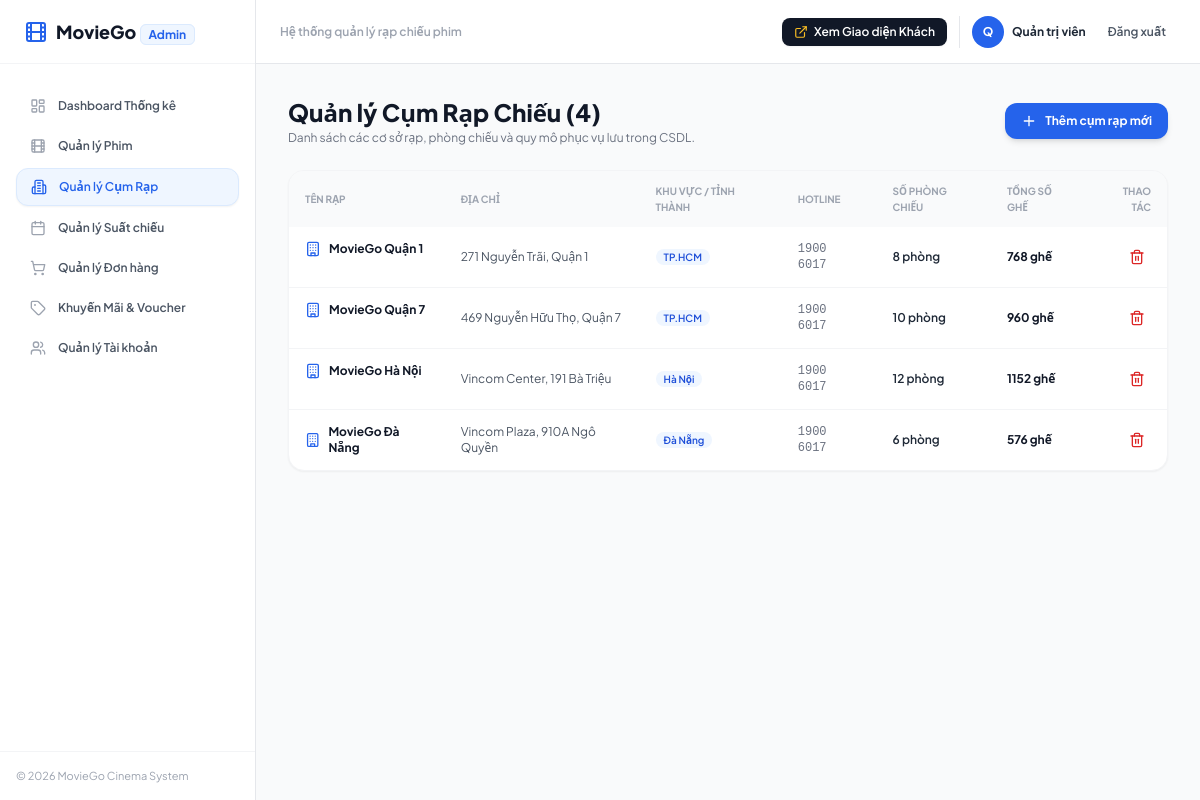
Screenshot of /admin/cinema/cinemas (signed in) with the database file from the repository.
### tables this page shows
CREATE TABLE users (
  id             INT UNSIGNED AUTO_INCREMENT PRIMARY KEY,
  full_name      VARCHAR(100) NOT NULL,
  email          VARCHAR(150) NOT NULL UNIQUE,
  phone          VARCHAR(20)  NULL,
  password_hash  VARCHAR(255) NOT NULL,
  role           ENUM('customer','admin') NOT NULL DEFAULT 'customer',
  points_balance INT UNSIGNED NOT NULL DEFAULT 0,
  total_spent    BIGINT UNSIGNED NOT NULL DEFAULT 0,
  created_at     TIMESTAMP NOT NULL DEFAULT CURRENT_TIMESTAMP
);

CREATE TABLE cinemas (
  id      INT UNSIGNED AUTO_INCREMENT PRIMARY KEY,
  name    VARCHAR(120) NOT NULL,
  address VARCHAR(255) NOT NULL,
  city    VARCHAR(60)  NOT NULL,
  phone   VARCHAR(20)  NULL
);

### app/Controllers/AdminCinemaController.php (called while the page is built, shortened)
<?php
class AdminCinemaController
{
    public function cinemas()
    {
        $pdo = Database::pdo();
        $cinemas = $pdo->query(
            "SELECT c.*, COUNT(DISTINCT sc.id) AS screens_count, COUNT(DISTINCT se.id) AS seats_count
             FROM cinemas c
             LEFT JOIN screens sc ON sc.cinema_id = c.id
             LEFT JOIN seats se ON se.screen_id = sc.id
             GROUP BY c.id
             ORDER BY c.id ASC"
        )->fetchAll();
        return view('admin/cinema/cinemas', compact('cinemas', 'msg'));
    }
}

### app/Config/database.php (called while the page is built)
<?php
return [
    'host'    => '127.0.0.1',
    'port'    => 3306,
    'name'    => 'cinema_db',
    'user'    => 'root',
    'pass'    => '',
    'charset' => 'utf8mb4',
];

### app/Core/Database.php (called while the page is built, shortened)
<?php
class Database
{
    private static ?PDO $pdo = null;
    public static function pdo(): PDO
    {
        if (self::$pdo === null) {
            $c   = require __DIR__ . '/../Config/database.php';
            $dsn = "mysql:host={$c['host']};port={$c['port']};dbname={$c['name']};charset={$c['charset']}";
            self::$pdo = new PDO($dsn, $c['user'], $c['pass'], [
                PDO::ATTR_ERRMODE            => PDO::ERRMODE_EXCEPTION,
                PDO::ATTR_DEFAULT_FETCH_MODE => PDO::FETCH_ASSOC,
                PDO::ATTR_EMULATE_PREPARES   => false,
            ]);
        }
        return self::$pdo;
    }
}

### app/Core/helpers.php (called while the page is built, shortened)
<?php
function currentUser(): ?array
{
    try {
        $st = \App\Core\Database::pdo()->prepare('SELECT id, full_name, email, phone, role, points_balance, total_spent FROM users WHERE id = ? LIMIT 1');
        $st->execute([$_SESSION['user']['id']]);
        $u = $st->fetch();
        if ($u) {
            return $u;
        }
    } catch (\Throwable $e) {}
    return $_SESSION['user'] ?? null;
}
function isAdmin(): bool
{
    return (currentUser()['role'] ?? '') === 'admin';
}
function first_letter_upper(string $s): string
{
    if (!preg_match('/^./us', $s, $m)) {
        return '?';
    }
    return function_exists('mb_strtoupper') ? mb_strtoupper($m[0]) : strtoupper($m[0]);
}

### app/Views/admin/cinema/cinemas.php (the view, shortened to what this page needs)
<?php
$activeMenu = 'cinemas';
include __DIR__ . '/layouts/sidebar.php';
$cinemas = $cinemas ?? [];
?>
<div class="space-y-6">
  <div class="flex flex-col sm:flex-row sm:items-center sm:justify-between gap-4">
    <div>
      <h1 class="text-xl sm:text-2xl font-black text-gray-900">Quản lý Cụm Rạp Chiếu (<?= count($cinemas) ?>)</h1>
      <p class="text-xs text-gray-500 mt-0.5">Danh sách các cơ sở rạp, phòng chiếu và quy mô phục vụ lưu trong CSDL.</p>
    </div>
    <button type="button" onclick="openCinemaModal()" class="inline-flex items-center gap-2 px-4 py-2.5 rounded-xl bg-blue-600 hover:bg-blue-700 text-white font-bold text-xs shadow-md transition-colors">
      <i data-lucide="plus" class="w-4 h-4"></i> Thêm cụm rạp mới
    </button>
  </div>
  <div class="bg-white rounded-2xl border border-gray-100 shadow-sm overflow-hidden">
    <div class="overflow-x-auto">
      <table class="w-full text-left text-xs">
        <thead class="bg-gray-50 text-gray-400 font-bold uppercase text-[10px]">
          <tr>
            <th class="py-3 px-4">Tên rạp</th>
            <th class="py-3 px-4">Địa chỉ</th>
            <th class="py-3 px-4">Khu vực / Tỉnh thành</th>
            <th class="py-3 px-4">Hotline</th>
            <th class="py-3 px-4">Số phòng chiếu</th>
            <th class="py-3 px-4">Tổng số ghế</th>
            <th class="py-3 px-4 text-right">Thao tác</th>
          </tr>
        </thead>
        <tbody class="divide-y divide-gray-100">
          <?php foreach ($cinemas as $c): ?>
            <tr class="hover:bg-gray-50/80 transition-colors">
              <td class="py-3.5 px-4 font-bold text-gray-900 flex items-center gap-2">
                <i data-lucide="building" class="w-4 h-4 text-blue-600"></i>
                <span><?= htmlspecialchars($c['name']) ?></span>
              </td>
              <td class="py-3.5 px-4 text-gray-600"><?= htmlspecialchars($c['address']) ?></td>
              <td class="py-3.5 px-4">
                <span class="px-2 py-0.5 rounded-full bg-blue-50 text-blue-700 font-semibold text-[10px]">
                  <?= htmlspecialchars($c['city']) ?>
                </span>
              </td>
              <td class="py-3.5 px-4 font-mono text-gray-500"><?= htmlspecialchars($c['phone'] ?: '1900 6017') ?></td>
              <td class="py-3.5 px-4 font-semibold text-gray-800"><?= (int)$c['screens_count'] ?> phòng</td>
              <td class="py-3.5 px-4 font-bold text-gray-900"><?= (int)$c['seats_count'] ?> ghế</td>
              <td class="py-3.5 px-4 text-right">
                <form method="post" action="/admin/cinema/cinemas" class="inline" onsubmit="return confirm('Bạn có chắc chắn muốn xóa cụm rạp này? Toàn bộ phòng chiếu và suất chiếu đi kèm cũng sẽ bị xóa.');">
                  <button type="submit" class="p-1.5 rounded-lg text-red-600 hover:bg-red-50 transition-colors" title="Xóa rạp">
                    <i data-lucide="trash-2" class="w-4 h-4"></i>
                  </button>
                </form>
              </td>
            </tr>
          <?php endforeach; ?>
        </tbody>
      </table>
    </div>
  </div>
</div>
<?php include __DIR__ . '/layouts/footer.php'; ?>

### app/Views/admin/cinema/layouts/sidebar.php (shortened to what this page needs)
<?php
$activeMenu = $activeMenu ?? 'dashboard';
$h = fn($v) => htmlspecialchars((string) $v, ENT_QUOTES, 'UTF-8');
$menuItems = [
  'dashboard'  => ['Dashboard Thống kê', '/admin/cinema',           'layout-dashboard'],
  'movies'     => ['Quản lý Phim',        '/admin/cinema/movies',    'film'],
  'cinemas'    => ['Quản lý Cụm Rạp',     '/admin/cinema/cinemas',   'building-2'],
  'showtimes'  => ['Quản lý Suất chiếu',  '/admin/cinema/showtimes',  'calendar'],
  'orders'     => ['Quản lý Đơn hàng',    '/admin/cinema/orders',     'shopping-cart'],
  'promotions' => ['Khuyến Mãi & Voucher','/admin/cinema/promotions', 'tag'],
  'users'      => ['Quản lý Tài khoản',   '/admin/cinema/users',      'users'],
];
?>
<!DOCTYPE html>
<html lang="vi">
<head>
  <script src="https://cdn.tailwindcss.com"></script>
</head>
<body class="bg-gray-50 text-gray-800 antialiased min-h-screen">
<div class="flex h-screen overflow-hidden">
  <aside id="admin-sidebar" class="w-64 bg-white border-r border-gray-200 flex flex-col shrink-0 transition-transform duration-200 fixed lg:static inset-y-0 left-0 z-30 -translate-x-full lg:translate-x-0">
    <div class="h-16 flex items-center justify-between px-6 border-b border-gray-100">
      <a href="/admin/cinema" class="flex items-center gap-2 font-black text-lg text-gray-900">
        <i data-lucide="film" class="w-6 h-6 text-blue-600"></i>
        <span>MovieGo <span class="text-xs text-blue-600 font-bold bg-blue-50 px-2 py-0.5 rounded-md border border-blue-100">Admin</span></span>
      </a>
    </div>
    <nav class="flex-1 px-4 py-6 space-y-1 overflow-y-auto">
      <?php foreach ($menuItems as $key => [$label, $url, $icon]):
        $isActive = ($activeMenu === $key);
      ?>
        <a href="<?= $url ?>" class="flex items-center gap-3 px-3.5 py-2.5 rounded-xl text-xs font-semibold transition-all <?= $isActive ? 'bg-blue-50 text-blue-600 shadow-sm border border-blue-100' : 'text-gray-600 hover:bg-gray-50 hover:text-gray-900' ?>">
          <i data-lucide="<?= $icon ?>" class="w-4 h-4 <?= $isActive ? 'text-blue-600' : 'text-gray-400' ?>"></i>
          <span><?= $label ?></span>
        </a>
      <?php endforeach; ?>
    </nav>
    <div class="p-4 border-t border-gray-100 text-[11px] text-gray-400">
      <p>© <?= date('Y') ?> MovieGo Cinema System</p>
    </div>
  </aside>
  <div class="flex-1 flex flex-col min-w-0 overflow-y-auto">
    <header class="h-16 bg-white border-b border-gray-200 flex items-center justify-between px-4 sm:px-6 shrink-0 sticky top-0 z-10">
      <div class="flex items-center gap-3">
        <span class="text-xs font-semibold text-gray-400 hidden sm:inline">Hệ thống quản lý rạp chiếu phim</span>
      </div>
      <div class="flex items-center gap-3">
        <a href="/cinema" class="inline-flex items-center gap-1.5 px-3 py-1.5 rounded-lg bg-gray-900 hover:bg-gray-800 text-white text-xs font-semibold shadow-sm transition-colors">
          <i data-lucide="external-link" class="w-3.5 h-3.5 text-amber-400"></i>
          <span>Xem Giao diện Khách</span>
        </a>
        <?php $__a = $_SESSION['user'] ?? null; $__name = $__a['full_name'] ?? 'Quản Trị Viên'; ?>
        <div class="flex items-center gap-2 pl-3 border-l border-gray-200">
          <div class="w-8 h-8 rounded-full bg-blue-600 text-white font-bold flex items-center justify-center text-xs">
            <?= $h(function_exists('first_letter_upper') ? first_letter_upper($__name) : 'A') ?>
          </div>
          <span class="text-xs font-bold text-gray-800 hidden sm:inline"><?= $h($__name) ?></span>
          <form method="post" action="/admin/logout" class="inline">
            <button type="submit" class="ml-1 px-2.5 py-1.5 rounded-lg text-xs font-semibold text-gray-600 hover:bg-gray-100 hover:text-red-600 transition-colors">Đăng xuất</button>
          </form>
        </div>
      </div>
    </header>
    <main class="p-4 sm:p-6 lg:p-8 flex-1">

### app/Views/admin/cinema/layouts/sidebar.php (style rules this page uses)
body { font-family: 'Plus Jakarta Sans', system-ui, -apple-system, sans-serif; }

### rows the page displays
users: full_name "Q", full_name "Quản trị viên"
cinemas: name "MovieGo Quận 1", address "271 Nguyễn Trãi, Quận 1", city "TP.HCM", phone "1900 6017", screens_count "8", seats_count "768"
cinemas: name "MovieGo Quận 7", address "469 Nguyễn Hữu Thọ, Quận 7", city "TP.HCM", phone "1900 6017", screens_count "10", seats_count "960"
cinemas: name "MovieGo Hà Nội", address "Vincom Center, 191 Bà Triệu", city "Hà Nội", phone "1900 6017", screens_count "12", seats_count "1152"
cinemas: name "MovieGo Đà Nẵng", address "Vincom Plaza, 910A Ngô Quyền", city "Đà Nẵng", phone "1900 6017", screens_count "6", seats_count "576"

### other values shown
$label "Dashboard Thống kê"
$label "Quản lý Phim"
$label "Quản lý Cụm Rạp"
$label "Quản lý Suất chiếu"
$label "Quản lý Đơn hàng"
$label "Khuyến Mãi & Voucher"
$label "Quản lý Tài khoản"
count($cinemas) "4"
